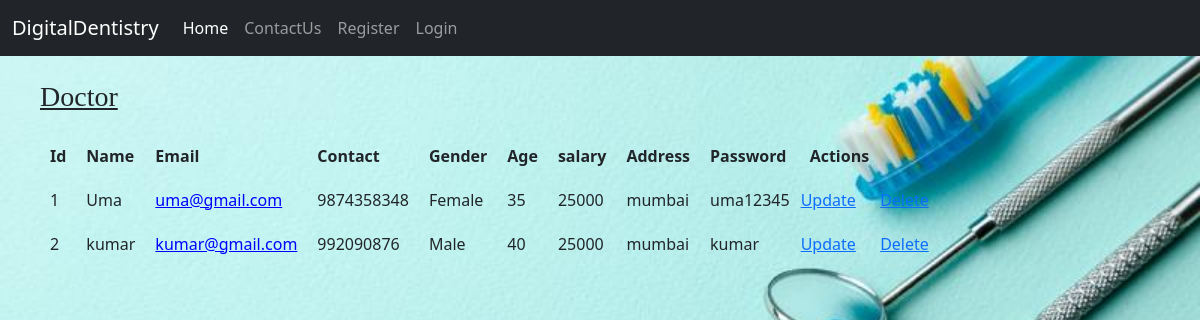
Screenshot of /doctor/ with the database file from the repository.
### accounts/models.py (models this page shows)
class Doctor(models.Model):
    doctorId=models.AutoField(primary_key=True)
    doctorName=models.CharField(max_length=10)
    doctorEmail= models.EmailField()
    doctorContact= models.CharField(max_length=30)
    doctorGender=models.CharField(max_length=20)
    doctorAge=models.IntegerField()
    doctorsalary=models.CharField(max_length=20)
    doctorAddress= models.CharField(max_length=50)
    doctorPassword=models.CharField(max_length=10)
    class Meta:
        db_table="Doctor"

### accounts/views.py (the view)
# urls.py: path('doctor/',views.doctor),
def doctor(request):
    alldoctors=Doctor.objects.all()
    return render(request, "doctor.html", {"Doct":alldoctors})

### templates/doctor.html (shortened to what this page needs)
<!DOCTYPE html>
{%load static%}
<html lang="en">
<head>
</head>
<body style="background-image:url('/static/images/background.jpg');background-repeat:no-repeat;background-size:100%;">
{% include 'base.html' %}
<br>
<u><h3 style="font-family:verdana;font-size:25px  margin-top: 150px;margin-bottom: 20px;margin-right: 150px;margin-left: 40px;">Doctor</h3></u>
<table style=" margin-top: 10px;margin-bottom: 20px;margin-right: 80px;margin-left: 40px;">
<tr>
<th style="padding:10px">Id</th>
<th style="padding:10px">Name</th>
<th style="padding:10px">Email</th>
<th style="padding:10px">Contact</th>
<th style="padding:10px">Gender</th>
<th style="padding:10px">Age</th>
<th style="padding:10px">salary</th>
<th style="padding:10px">Address</th>
<th style="padding:10px">Password</th>
<th style="padding:10px">Actions</th>
</tr>
{% for i in Doct%}
<tr style="padding:10px">
<td style="padding:10px">{{i.doctorId}}</td>
<td style="padding:10px">{{i.doctorName}}</td>
<td style="padding:10px;cursor: pointer;color:blue"><u>{{i.doctorEmail}}</u></td>
<td style="padding:10px">{{i.doctorContact}}</td>
<td style="padding:10px">{{i.doctorGender}}</td>
<td style="padding:10px">{{i.doctorAge}}</td>
<td style="padding:10px">{{i.doctorsalary}}</td>
<td style="padding:10px">{{i.doctorAddress}}</td>
<td style="padding:10px">{{i.doctorPassword}}</td>
<td><a href="/updatedoct/{{i.doctorId}}">Update</a></td>
<td><a href="/deletedoct/{{i.doctorId}}">Delete</a></td>
</tr>
{% endfor %}
</table>
</body>
</html>

### rows the page displays
Doctor: doctorId "1", doctorName "Uma", doctorEmail "uma@gmail.com", doctorContact "9874358348", doctorGender "Female", doctorAge "35", doctorsalary "25000", doctorAddress "mumbai", doctorPassword "uma12345"
Doctor: doctorId "2", doctorName "kumar", doctorEmail "kumar@gmail.com", doctorContact "992090876", doctorGender "Male", doctorAge "40", doctorsalary "25000", doctorAddress "mumbai", doctorPassword "kumar"
